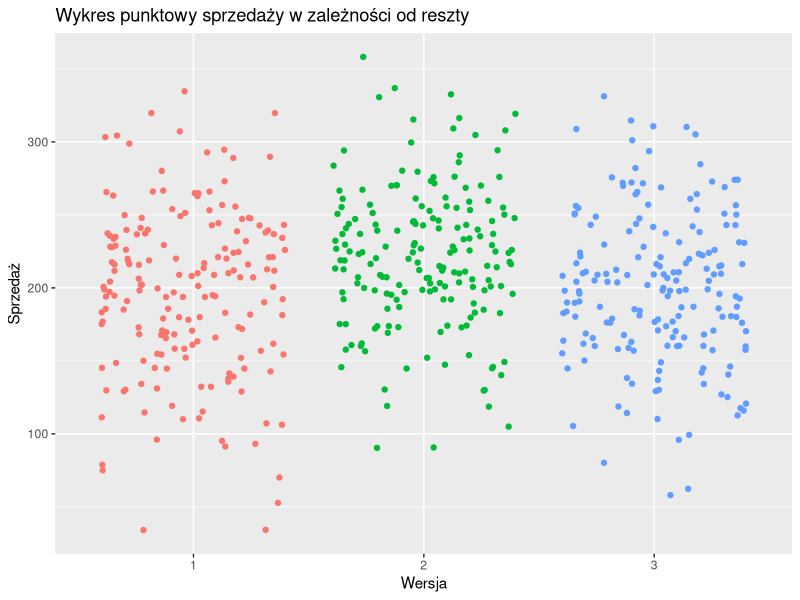
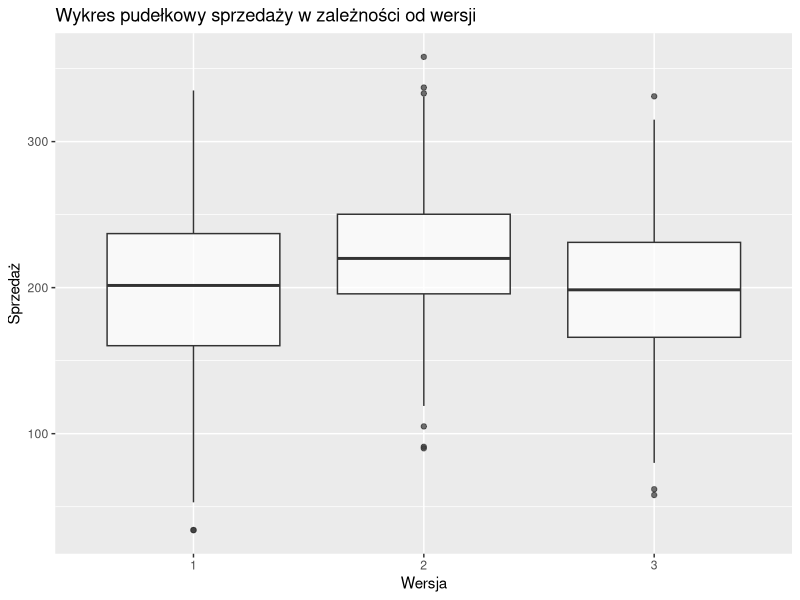
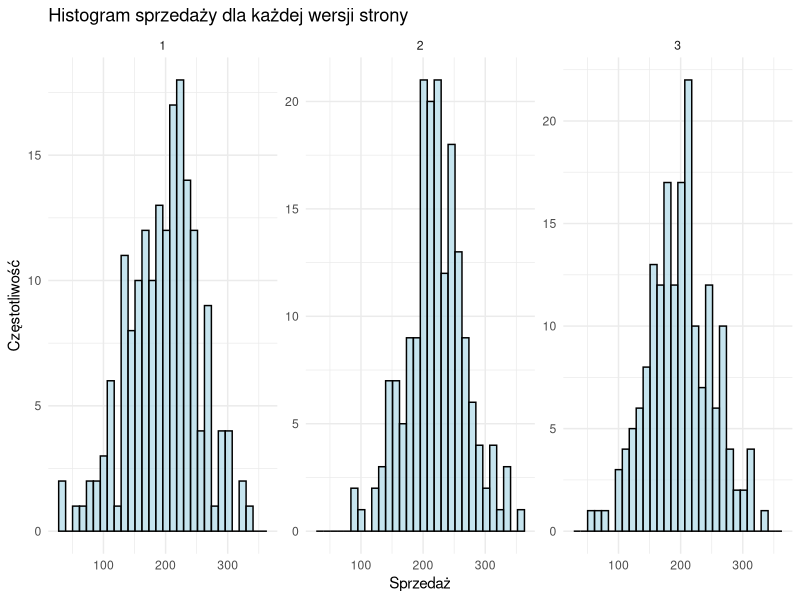
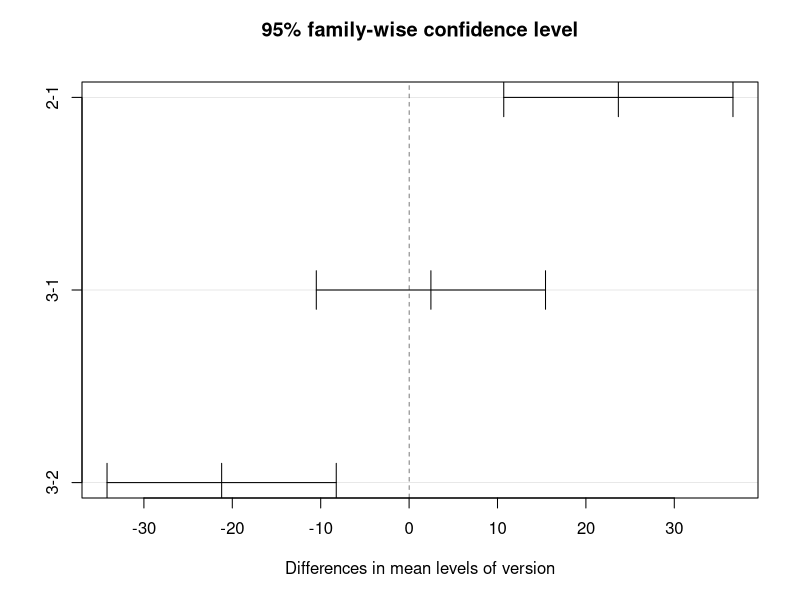
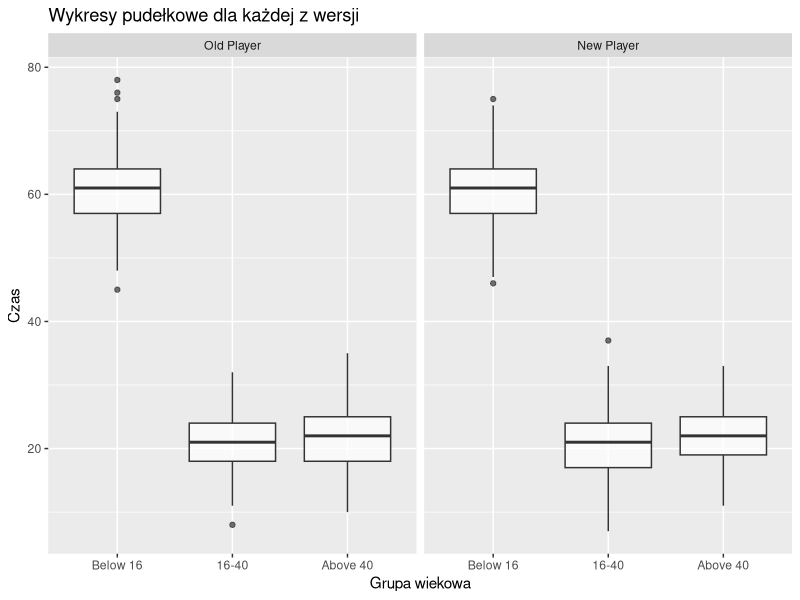
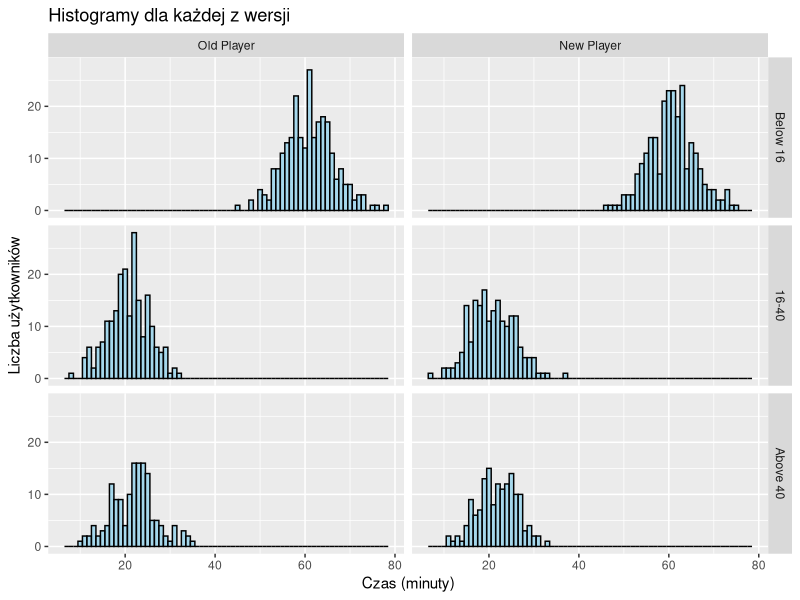
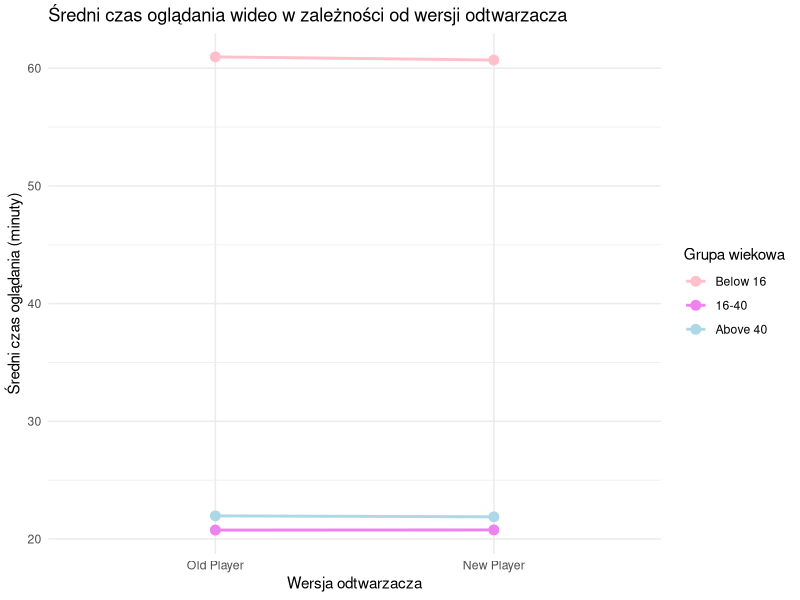
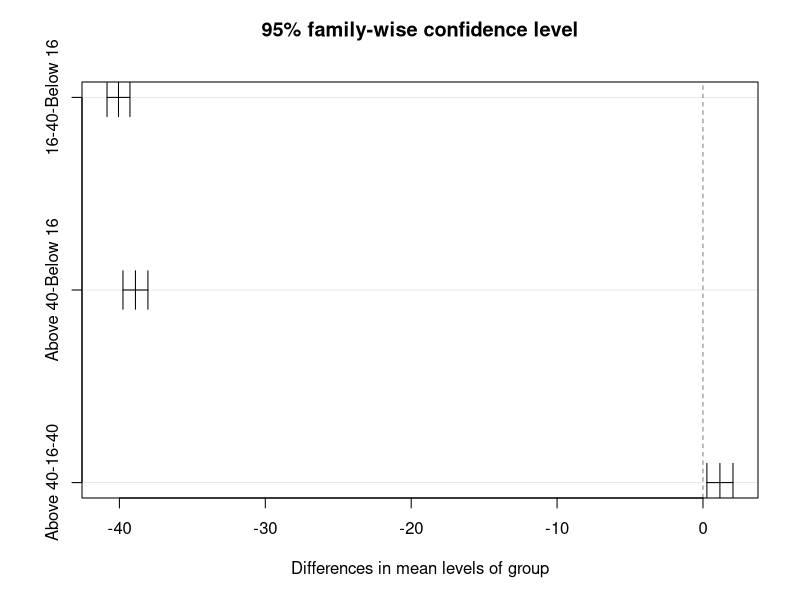

These figures' R source, in order:
## ---- chunk 1
knitr::opts_chunk$set(cache = TRUE, warning = TRUE, message = FALSE)
library(tidyverse)  
## ---- chunk 2
sites <- readr::read_csv('zadanie1.csv')
head(sites)
## ---- chunk 3
str(sites)
## ---- chunk 4
sites <- sites %>% dplyr::mutate(version = as.character(version))
## ---- chunk 5
ggplot(sites, aes(x=version, y=sales)) + geom_point(aes(color=version), position='jitter') + labs(title = 'Wykres punktowy sprzedaży w zależności od reszty', x='Wersja', y='Sprzedaż') + theme(legend.position = 'none')
## ---- chunk 6
means <- sites %>% group_by(version) %>% summarise(mean=mean(sales)) %>% mutate(n = 1:3) %>% print()
## ---- chunk 7
ggplot(sites, aes(x=version, y=sales)) + geom_boxplot(alpha=0.7) + labs(title = "Wykres pudełkowy sprzedaży w zależności od wersji", x='Wersja', y='Sprzedaż')
## ---- chunk 8
ggplot(sites, aes(x = sales)) + geom_histogram( fill = "lightblue", color = "black", alpha = 0.7) + facet_wrap(~ version, scales = "free_y") + labs(title = "Histogram sprzedaży dla każdej wersji strony", x = "Sprzedaż", y = "Częstotliwość") + theme_minimal()
## ---- chunk 9
bartlett.test(sales~version, data = sites)
## ---- chunk 10
summary(aov(sales ~ version, data = sites))
## ---- chunk 11
TukeyHSD(aov(sales ~ version, data = sites))
## ---- chunk 12
plot(TukeyHSD(aov(sales ~ version, data = sites)))
## ---- chunk 13
player <- readr::read_csv('zadanie2.csv')
head(player)
## ---- chunk 14
str(player)
## ---- chunk 15
player <- player %>% mutate(group = factor(group, levels = c(1, 2, 3), labels = c("Below 16", "16-40", "Above 40")), version = factor(version, levels = c(1, 2), labels = c("Old Player", "New Player")))
## ---- chunk 16
ggplot(player, aes(x=group, y=time)) + geom_boxplot(alpha=0.7) + labs(title = "Wykresy pudełkowe dla każdej z wersji", x='Grupa wiekowa', y='Czas') + facet_wrap(~version)
## ---- chunk 17
ggplot(player, aes(x = time)) + geom_histogram(binwidth = 1, fill = "skyblue", color = "black", alpha = 0.7) + facet_grid(group ~ version) + labs(title = "Histogramy dla każdej z wersji", x = "Czas (minuty)", y = "Liczba użytkowników")
## ---- chunk 18
library(car)
leveneTest(time ~ group* version, data = player)
## ---- chunk 19
ggplot(player, aes(x = version, y = time, color = group, group = group)) + stat_summary(fun = mean, geom = 'point', size = 3) +  stat_summary(fun = mean, geom = 'line', linewidth = 1) + labs(title = "Średni czas oglądania wideo w zależności od wersji odtwarzacza",  x = "Wersja odtwarzacza", y = "Średni czas oglądania (minuty)", color = "Grupa wiekowa") + theme_minimal() + scale_color_manual(values = c("pink", "violet", "lightblue"))
## ---- chunk 20
summary(aov(time ~ group*version, data=player))
## ---- chunk 21
TukeyHSD(aov(time ~ group, data = player))
## ---- chunk 22
plot(TukeyHSD(aov(time ~ group, data = player)))
